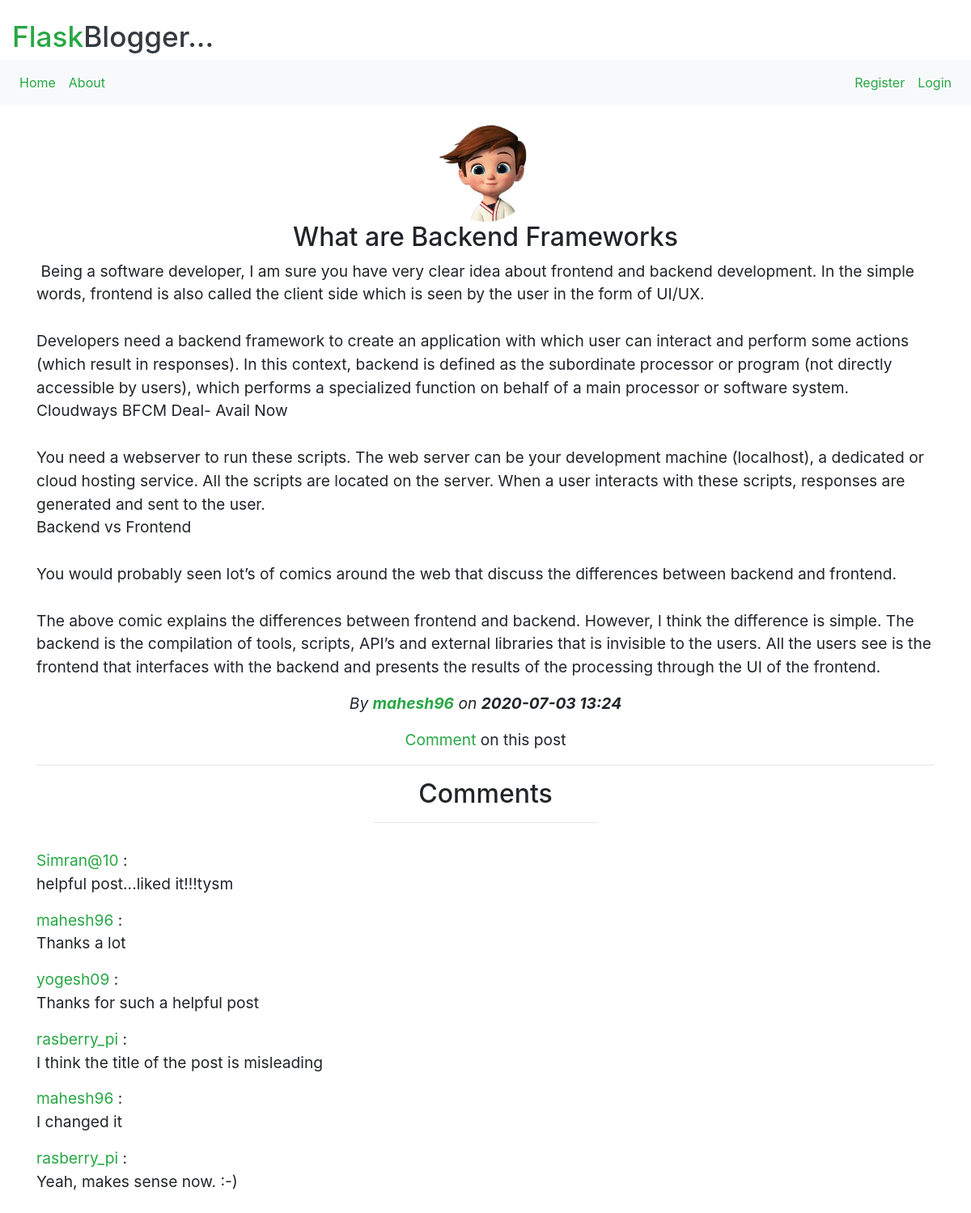
The page /post/5 on the database its author committed.
### flaskBlog/models.py (models this page shows, shortened)
class User(db.Model, UserMixin):
    id = db.Column(db.Integer, primary_key=1)
    username = db.Column(db.String(20), unique=1, nullable=0)
    email = db.Column(db.String(100), unique=1, nullable=0)
    image = db.Column(db.String(20), nullable=0, default='default.jpg')
    password = db.Column(db.String(60), nullable=0)
    posts = db.relationship('Post', backref='auther', lazy=1)
    comments = db.relationship('Comment', backref='auther', lazy=1)

class Post(db.Model):
    id = db.Column(db.Integer, primary_key=1)
    title = db.Column(db.String(100), nullable=0)
    date = db.Column(db.DateTime, nullable=0, default=datetime.now(pytz.timezone('Asia/Kolkata')))
    content = db.Column(db.Text, nullable=0)
    userId = db.Column(db.Integer, db.ForeignKey('user.id'), nullable=0)

class Comment(db.Model):
    id = db.Column(db.Integer, primary_key=1)
    content = db.Column(db.Text, nullable=0)
    userId = db.Column(db.Integer, db.ForeignKey('user.id'), nullable=0)
    postId = db.Column(db.Integer, nullable=0)

### flaskBlog/routes.py (the view)
@app.route('/post/<postId>')
def post(postId):
    post = Post.query.get_or_404(postId)
    comments = Comment.query.filter_by(postId=postId).all()
    t=''
    return render_template('post.html', post=post, comments=comments, t=t)

### flaskBlog/templates/post.html (shortened to what this page needs)
{% extends "layout.html" %}
{% block content %}
    <div style="font-size: 120%" class="text-center" >
        <img src="{{ url_for('static',filename='profilePics/'+post.auther.image) }}" height="120px" width="120px" class="rounded-circle">
        <h2>{{ post['title'] }}</h2>
        <p class="text-left" style="white-space: pre-wrap"> {{post.content}} </p>
        <p><i>By <b><a href="{{ url_for('user', username=post.auther.username) }}" class="text-success">{{ post.auther.username }}</a></b>
            on <b>{{ post['date'].strftime('%Y-%m-%d %H:%M') }}</b></i></p>
        <a href="{{ url_for('comment', postId=post.id) }}" class="text-success">Comment</a> on this post
        <hr>
        <h2>Comments</h2>
        <hr class="w-25 pb-3">
        {% for comment in comments %}
            <div class="text-left">
            <a href="{{ url_for('user', username=comment.auther.username) }}" class="text-success">{{ comment.auther.username }}</a> :
            <p style="white-space: pre-wrap">{{ comment['content'] }}</p>
            </div>
        {% endfor %}
    </div>
{% endblock content %}

### rows shown on the page
User: image (placeholder picture), auther.username "mahesh96"
Post: title "What are Backend Frameworks", content "Being a software developer, I am sure you have very clear idea about frontend and backend development. In the simple words, frontend is also called the client side which is seen by the user in the form of UI/UX. Developers need a backend framework to create an application with which user can interact and perform some actions (which result in responses). In this context, backend is defined as the subordinate processor or program (not directly accessible by users), which performs a specialized function on behalf of a main processor or software system. Cloudways BFCM Deal- Avail Now You need a webserver to run these scripts. The web server can be your development machine (localhost), a…", date "2020-07-03 13:24"
Comment: auther.username "Simran@10", content "helpful post...liked it!!!tysm"
Comment: auther.username "mahesh96", content "Thanks a lot"
Comment: auther.username "yogesh09", content "Thanks for such a helpful post"
Comment: auther.username "rasberry_pi", content "I think the title of the post is misleading"
Comment: auther.username "mahesh96", content "I changed it"
Comment: auther.username "rasberry_pi", content "Yeah, makes sense now. :-)"
